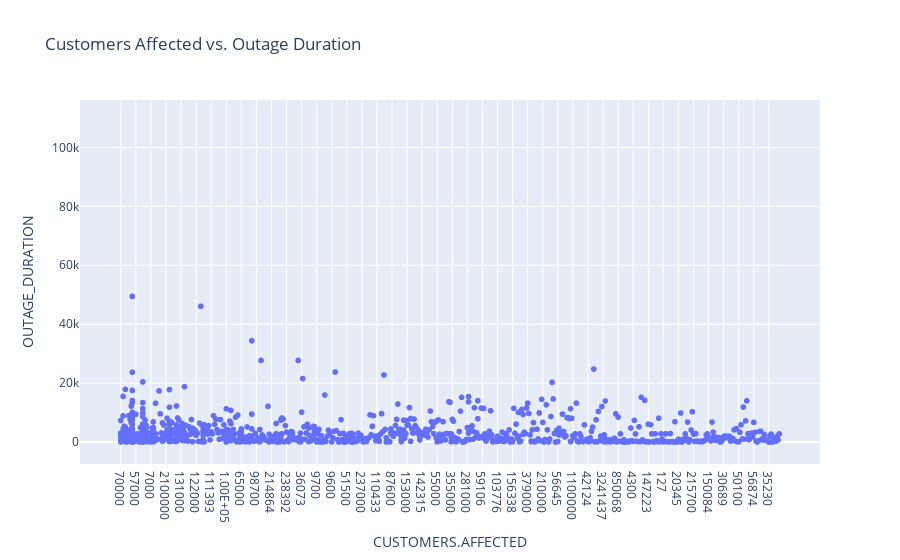

Notebook code cell kept with this figure:
### Code cell
import plotly.express as px

# Assuming your DataFrame is named 'df'
# Selecting columns for analysis
columns = ['CUSTOMERS.AFFECTED', 'OUTAGE_DURATION']

# Create a scatter plot
fig = px.scatter(outages1, x=columns[0], y=columns[1], title='Customers Affected vs. Outage Duration')

# Update axis labels
fig.update_xaxes(title_text=columns[0])
fig.update_yaxes(title_text=columns[1])

# Show the plot
fig.show()

### Figure 1 — Plotly figure (JSON) as saved in the notebook; plotly's stock layout.template omitted (floating-point values rounded to 4 significant figures; data arrays with more than 128 entries replaced by an {"elided": "..."} marker saying what was removed)
{"data": [{"hovertemplate": "CUSTOMERS.AFFECTED=%{x}<br>OUTAGE_DURATION=%{y}<extra></extra>", "legendgroup": "", "marker": {"color": "#636efa", "symbol": "circle"}, "mode": "markers", "name": "", "showlegend": false, "type": "scattergl", "x": {"elided": "1534 str values"}, "xaxis": "x", "y": {"elided": "1534 float values"}, "yaxis": "y"}], "layout": {"legend": {"tracegroupgap": 0}, "title": {"text": "Customers Affected vs. Outage Duration"}, "xaxis": {"anchor": "y", "domain": [0, 1], "title": {"text": "CUSTOMERS.AFFECTED"}}, "yaxis": {"anchor": "x", "domain": [0, 1], "title": {"text": "OUTAGE_DURATION"}}}}
